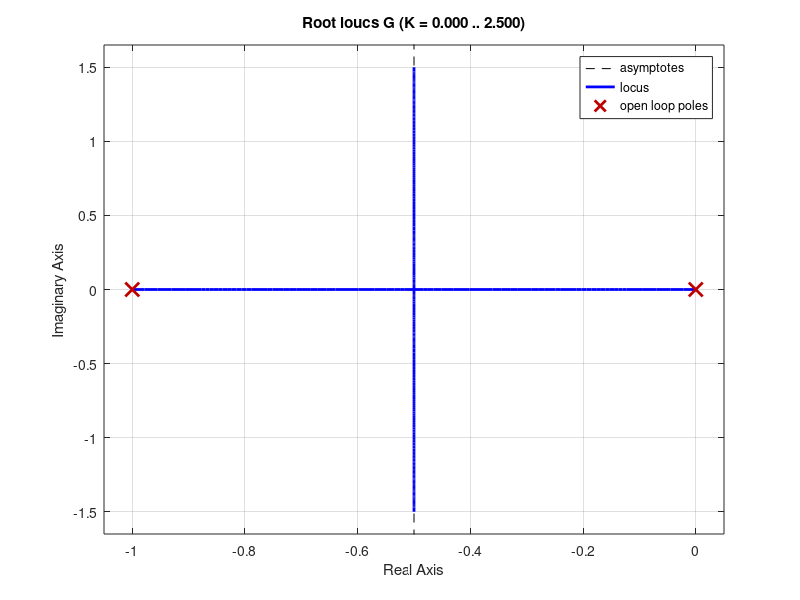
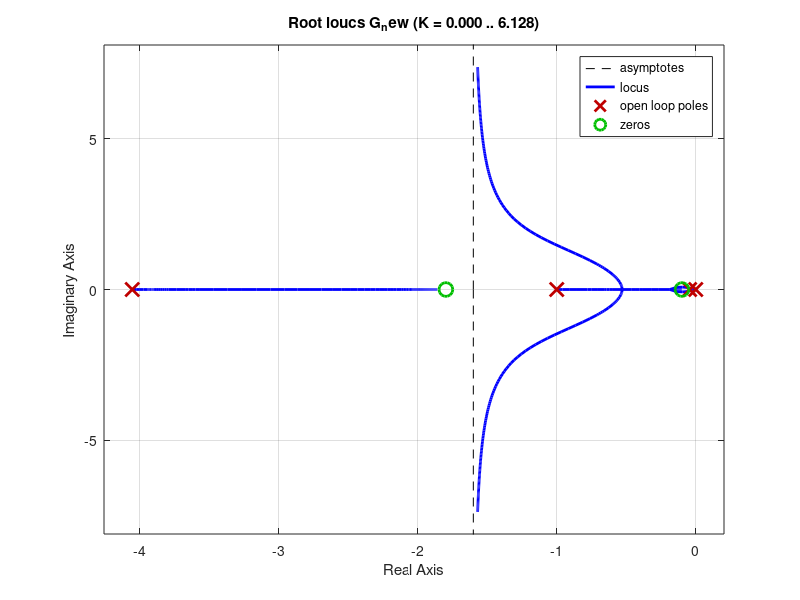
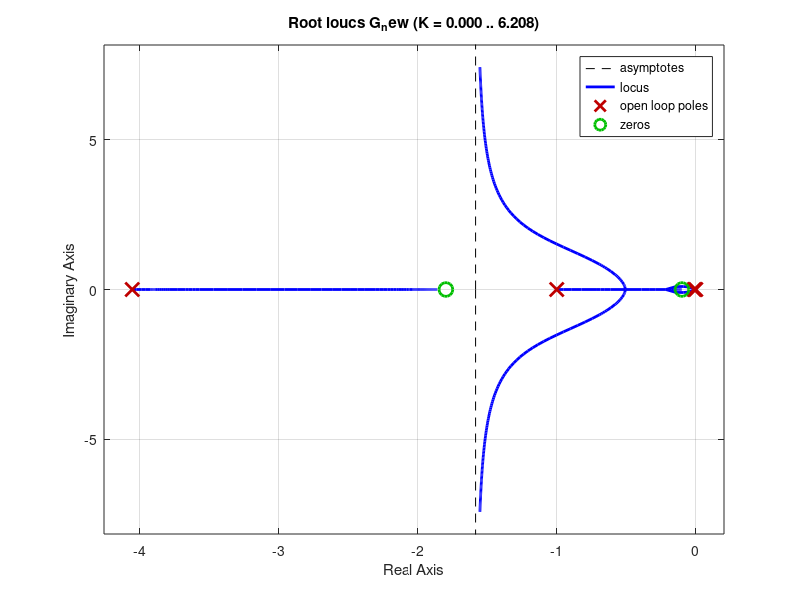

These figures' MATLAB source, in order: (Note: this script raises an error after producing the figures.)

# Part (a)
num = [1];
den = [1,1,0];
Mp = 17;
ts = 3;
kv = 20;
G = tf(num,den);
z = sqrt((log(Mp/100.0)*log(Mp/100.0))/(pi*pi + (log(Mp/100.0)*log(Mp/100.0))));
wn = 4.0/(z*ts);
H_expected = tf([wn*wn], [1, 2*z*wn, wn*wn]);
[num_desired,den_desired] = tfdata(H_expected, 'v');
poles_expected = roots(den_desired)
curr_poles = roots(den);

# Part (b)
figure(1)
rlocus(G)

# Part (c)
phi = -pi + (arg(poles_expected(1) - curr_poles(1)) + arg(poles_expected(1) - curr_poles(2)))
theta = pi - arg(poles_expected(1));
gamma = 0.5*(pi - theta - phi);

zc = wn * (sin(gamma) / sin(theta + phi) );
pc = wn * (sin(gamma + phi) / (sin(theta + gamma + phi)));

alpha = zc / pc;
beta = 1 / alpha;

Gc_lead = tf([1, zc], [1, pc]);
Gc_lag = tf([1, 0.1], [1, 0.1/beta]); % Take tau_2 as 10 %
G_new = Gc_lead * Gc_lag * G;

# The bode plot is used to find magnitude of transfer function at a point as 
# octave doesn't allow direct substitution to transfer function.
[mag,phase] = bode( G_new, imag(poles_expected(1)) );
K = 1/abs(mag*( cos(phase)+1i*sin(phase) ));

# New G is plotted with K
G_new = K * G_new
figure(2)
rlocus(G_new)

# G_for_kv is s*Gc*G, after which s = 0 is substituted 
G_for_kv = K * G * Gc_lead * tf([1, 0], [1]);
[num,den] = tfdata(G_for_kv, 'v');

# From G_for_kv, when s = 0 is substituted, only the following coefficients remain. 
Kv_for_system = num(2)/den(3) * (1/alpha)


# Part (d)
beta_ind = (kv) / (Kv_for_system * alpha);
Gc_lag_ind = tf([1, 0.1], [1, 0.1/beta_ind]);
G_new = K * Gc_lead * Gc_lag_ind * G
figure(3)
rlocus(G_new)

G_for_kv = G_new * tf([1, 0], [1]);
[num,den] = tfdata(G_for_kv, 'v');
Kv_for_independent_system = num(3)/den(4)

# Plot step response
feedback(G*Gc, 1);
t = 0:0.01:10;
figure(4)
step(feedback(G*Gc, 1), t);
